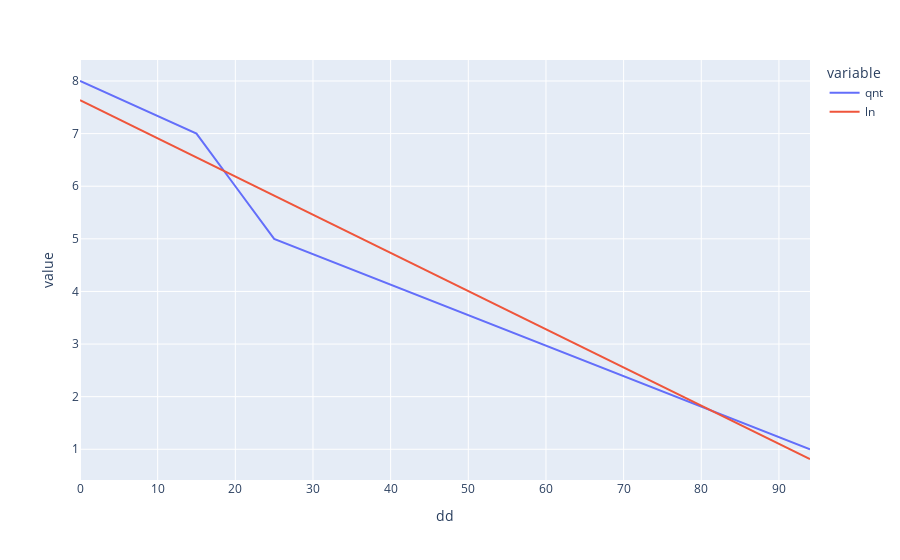

Notebook source saved alongside this figure:
### Code cell
fig = px.line(p2,x=p2['dd'], y=['qnt','ln',],)
   fig.show()

### Figure 1 — Plotly figure (JSON) as saved in the notebook; plotly's stock layout.template omitted (floating-point values rounded to 4 significant figures)
{"data": [{"hovertemplate": "variable=qnt<br>dd=%{x}<br>value=%{y}<extra></extra>", "legendgroup": "qnt", "line": {"color": "#636efa", "dash": "solid"}, "marker": {"symbol": "circle"}, "mode": "lines", "name": "qnt", "orientation": "v", "showlegend": true, "type": "scatter", "x": [0, 15, 20, 25, 94], "xaxis": "x", "y": [8, 7, 6, 5, 1], "yaxis": "y"}, {"hovertemplate": "variable=ln<br>dd=%{x}<br>value=%{y}<extra></extra>", "legendgroup": "ln", "line": {"color": "#EF553B", "dash": "solid"}, "marker": {"symbol": "circle"}, "mode": "lines", "name": "ln", "orientation": "v", "showlegend": true, "type": "scatter", "x": [0, 15, 20, 25, 94], "xaxis": "x", "y": [7.634, 6.546, 6.183, 5.821, 0.8151], "yaxis": "y"}], "layout": {"legend": {"title": {"text": "variable"}, "tracegroupgap": 0}, "margin": {"t": 60}, "xaxis": {"anchor": "y", "domain": [0, 1], "title": {"text": "dd"}}, "yaxis": {"anchor": "x", "domain": [0, 1], "title": {"text": "value"}}}}
